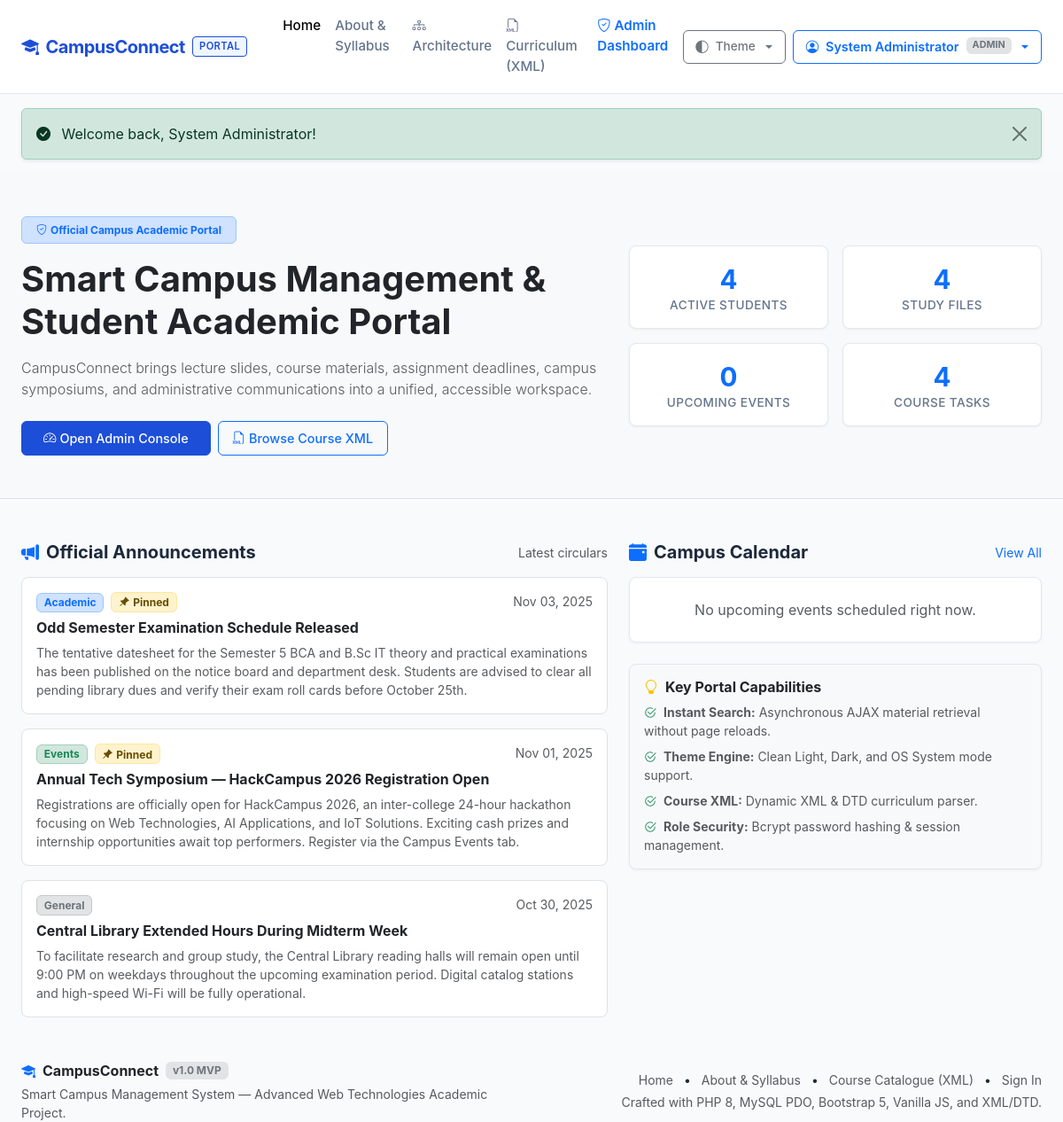
The page / (signed in) on the database its author committed.
### tables this page shows
CREATE TABLE `announcements` (
  `id` INT AUTO_INCREMENT PRIMARY KEY,
  `title` VARCHAR(200) NOT NULL,
  `content` TEXT NOT NULL,
  `category` VARCHAR(50) NOT NULL DEFAULT 'General',
  `is_pinned` TINYINT(1) NOT NULL DEFAULT 0,
  `created_by` INT NOT NULL,
  `created_at` TIMESTAMP DEFAULT CURRENT_TIMESTAMP,
  `updated_at` TIMESTAMP DEFAULT CURRENT_TIMESTAMP ON UPDATE CURRENT_TIMESTAMP,
  FOREIGN KEY (`created_by`) REFERENCES `users`(`id`) ON DELETE CASCADE,
  INDEX `idx_announcements_created` (`created_at`),
  INDEX `idx_announcements_pinned` (`is_pinned`)
);

### includes/auth.php (called while the page is built, shortened)
<?php
require_once __DIR__ . '/functions.php';
function is_logged_in(): bool {
    return !empty($_SESSION['user_id']) && !empty($_SESSION['user_role']);
}
function has_role(string $role): bool {
    return is_logged_in() && ($_SESSION['user_role'] === $role);
}

### includes/functions.php (called while the page is built, shortened)
<?php
function base_url(): string {
    static $base = null;
    if ($base !== null) {
        return $base;
    }
    $scriptName = $_SERVER['SCRIPT_NAME'] ?? '';
    $dir = dirname($scriptName);
    $dir = str_replace('\\', '/', $dir);
    $subfolders = ['/student', '/admin', '/api', '/actions', '/scripts', '/includes', '/xml'];
    $base = rtrim($dir, '/');
    return $base;
}
function url(string $path = ''): string {
    $cleanPath = ltrim($path, '/');
    $base = base_url();
    return $base . '/' . $cleanPath;
}
function e(?string $string): string {
    return htmlspecialchars($string, ENT_QUOTES | ENT_SUBSTITUTE, 'UTF-8');
}
function time_ago(?string $dateTimeStr): string {
    $timestamp = strtotime($dateTimeStr);
    $diff = time() - $timestamp;
    return date('M d, Y', $timestamp);
}
function category_badge_class(string $cat): string {
    return match (strtolower(trim($cat))) {
        'academic'    => 'bg-primary-subtle text-primary border border-primary-subtle',
        'events'      => 'bg-success-subtle text-success border border-success-subtle',
        'general'     => 'bg-secondary-subtle text-secondary border border-secondary-subtle',
        'facilities'  => 'bg-warning-subtle text-warning-emphasis border border-warning-subtle',
        'technical'   => 'bg-info-subtle text-info-emphasis border border-info-subtle',
        'competition' => 'bg-danger-subtle text-danger border border-danger-subtle',
        default       => 'bg-light text-dark border',
    };
}

### index.php (the view, shortened to what this page needs)
<?php
require_once __DIR__ . '/includes/functions.php';
require_once __DIR__ . '/includes/auth.php';
$stats = [
    'students'  => 0,
    'resources' => 0,
    'events'    => 0,
    'assignments' => 0,
];
$recentAnnouncements = [];
$upcomingEvents = [];
try {
    $pdo = get_db_connection();
    $stats['students']  = (int)$pdo->query("SELECT COUNT(*) FROM users WHERE role = 'student'")->fetchColumn();
    $stats['resources'] = (int)$pdo->query("SELECT COUNT(*) FROM resources")->fetchColumn();
    $stats['events']    = (int)$pdo->query("SELECT COUNT(*) FROM events WHERE event_date >= NOW()")->fetchColumn();
    $stats['assignments'] = (int)$pdo->query("SELECT COUNT(*) FROM assignments")->fetchColumn();
    $stmtAnn = $pdo->query("SELECT id, title, content, category, is_pinned, created_at FROM announcements ORDER BY is_pinned DESC, created_at DESC LIMIT 3");
    $recentAnnouncements = $stmtAnn->fetchAll();
    $stmtEvt = $pdo->query("SELECT id, title, description, event_date, venue, category FROM events WHERE event_date >= NOW() ORDER BY event_date ASC LIMIT 3");
    $upcomingEvents = $stmtEvt->fetchAll();
} catch (Exception $e) {
    error_log('Database query error on index.php: ' . $e->getMessage());
}
require_once __DIR__ . '/includes/header.php';
?>
<section class="py-5 bg-body-tertiary border-bottom">
  <div class="container-fluid px-3 px-lg-4">
    <div class="row align-items-center g-4">
      <div class="col-lg-7">
        <span class="badge bg-primary-subtle text-primary border border-primary-subtle px-3 py-2 mb-3">
          <i class="bi bi-shield-check me-1"></i>Official Campus Academic Portal
        </span>
        <h1 class="display-6 fw-bold text-body mb-3">
          Smart Campus Management & Student Academic Portal
        </h1>
        <p class="lead text-muted mb-4 fs-6">
          CampusConnect brings lecture slides, course materials, assignment deadlines, campus symposiums, and administrative communications into a unified, accessible workspace.
        </p>
        <div class="d-flex flex-wrap gap-2">
          <?php if (is_logged_in()): ?>
            <?php if (has_role('admin')): ?>
              <a href="<?= url('admin/dashboard.php') ?>" class="btn btn-primary px-4 py-2">
                <i class="bi bi-speedometer2 me-1"></i>Open Admin Console
              </a>
            <?php else: ?>
              <a href="<?= url('student/dashboard.php') ?>" class="btn btn-primary px-4 py-2">
                <i class="bi bi-grid-fill me-1"></i>Go to Student Dashboard
              </a>
            <?php endif; ?>
          <?php endif; ?>
          <a href="<?= url('courses.php') ?>" class="btn btn-outline-primary px-3 py-2">
            <i class="bi bi-filetype-xml me-1"></i>Browse Course XML
          </a>
        </div>
      </div>
      <div class="col-lg-5">
        <div class="row g-3">
          <div class="col-6">
            <div class="card card-custom p-3 text-center">
              <div class="stat-value text-primary"><?= number_format($stats['students']) ?></div>
              <div class="stat-label">Active Students</div>
            </div>
          </div>
          <div class="col-6">
            <div class="card card-custom p-3 text-center">
              <div class="stat-value text-primary"><?= number_format($stats['resources']) ?></div>
              <div class="stat-label">Study Files</div>
            </div>
          </div>
          <div class="col-6">
            <div class="card card-custom p-3 text-center">
              <div class="stat-value text-primary"><?= number_format($stats['events']) ?></div>
              <div class="stat-label">Upcoming Events</div>
            </div>
          </div>
          <div class="col-6">
            <div class="card card-custom p-3 text-center">
              <div class="stat-value text-primary"><?= number_format($stats['assignments']) ?></div>
              <div class="stat-label">Course Tasks</div>
            </div>
          </div>
        </div>
      </div>
    </div>
  </div>
</section>
<div class="container-fluid px-3 px-lg-4 py-5">
  <div class="row g-4">
    <div class="col-lg-7">
      <div class="d-flex justify-content-between align-items-center mb-3">
        <h5 class="fw-bold mb-0">
          <i class="bi bi-megaphone-fill text-primary me-2"></i>Official Announcements
        </h5>
        <span class="small text-muted">Latest circulars</span>
      </div>
      <?php if (empty($recentAnnouncements)): ?>
        <div class="card card-custom p-4 text-center text-muted">
          <p class="mb-0">No active circulars published at this time.</p>
        </div>
      <?php else: ?>
        <div class="d-flex flex-column gap-3">
          <?php foreach ($recentAnnouncements as $ann): ?>
            <div class="card card-custom shadow-none border">
              <div class="card-body p-3">
                <div class="d-flex justify-content-between align-items-start mb-2">
                  <div class="d-flex align-items-center gap-2 flex-wrap">
                    <span class="badge <?= category_badge_class($ann['category']) ?>"><?= e($ann['category']) ?></span>
                    <?php if ($ann['is_pinned']): ?>
                      <span class="badge bg-warning-subtle text-warning-emphasis border border-warning-subtle">
                        <i class="bi bi-pin-angle-fill me-1"></i>Pinned
                      </span>
                    <?php endif; ?>
                  </div>
                  <small class="text-muted"><?= time_ago($ann['created_at']) ?></small>
                </div>
                <h6 class="card-title fw-bold text-body mb-2"><?= e($ann['title']) ?></h6>
                <p class="card-text text-muted small mb-0"><?= nl2br(e($ann['content'])) ?></p>
              </div>
            </div>
          <?php endforeach; ?>
        </div>
      <?php endif; ?>
    </div>
    <div class="col-lg-5">
      <div class="d-flex justify-content-between align-items-center mb-3">
        <h5 class="fw-bold mb-0">
          <i class="bi bi-calendar-event-fill text-primary me-2"></i>Campus Calendar
        </h5>
        <a href="<?= url('student/events.php') ?>" class="small text-primary text-decoration-none">View All</a>
      </div>
      <?php if (empty($upcomingEvents)): ?>
        <div class="card card-custom p-4 text-center text-muted">
          <p class="mb-0">No upcoming events scheduled right now.</p>
        </div>
      <?php endif; ?>
      <div class="card card-custom mt-4 p-3 bg-body-tertiary">
        <h6 class="fw-bold mb-2"><i class="bi bi-lightbulb text-warning me-2"></i>Key Portal Capabilities</h6>
        <ul class="list-unstyled mb-0 small text-muted d-flex flex-column gap-2">
          <li><i class="bi bi-check2-circle text-success me-2"></i><strong>Instant Search:</strong> Asynchronous AJAX material retrieval without page reloads.</li>
          <li><i class="bi bi-check2-circle text-success me-2"></i><strong>Theme Engine:</strong> Clean Light, Dark, and OS System mode support.</li>
          <li><i class="bi bi-check2-circle text-success me-2"></i><strong>Course XML:</strong> Dynamic XML & DTD curriculum parser.</li>
          <li><i class="bi bi-check2-circle text-success me-2"></i><strong>Role Security:</strong> Bcrypt password hashing & session management.</li>
        </ul>
      </div>
    </div>
  </div>
</div>
<?php require_once __DIR__ . '/includes/footer.php'; ?>

### assets/css/style.css (style rules this page uses)
:root { --cc-primary: #1d4ed8; --cc-primary-hover: #1e40af; --cc-primary-subtle: #eff6ff; --cc-accent: #2563eb; --cc-body-bg: #f8fafc; --cc-card-bg: #ffffff; --cc-card-border: #e2e8f0; --cc-text-main: #1e293b; --cc-text-muted: #64748b; --cc-sidebar-bg: #ffffff; --cc-sidebar-border: #e2e8f0; --font-stack: -apple-system, BlinkMacSystemFont, "Segoe UI", Roboto, "Helvetica Neue", Arial, sans-serif; }
body { font-family: var(--font-stack); background-color: var(--cc-body-bg); color: var(--cc-text-main); min-height: 100vh; display: flex; flex-direction: column; -webkit-font-smoothing: antialiased; }
.card-custom { background-color: var(--cc-card-bg); border: 1px solid var(--cc-card-border); border-radius: 8px; box-shadow: 0 1px 3px rgba(0, 0, 0, 0.05); transition: border-color 0.15s ease; }
.stat-value { font-size: 1.85rem; font-weight: 700; line-height: 1.2; margin-top: 0.25rem; color: var(--cc-text-main); }
.stat-label { font-size: 0.85rem; font-weight: 500; color: var(--cc-text-muted); text-transform: uppercase; letter-spacing: 0.03em; }
.btn { font-weight: 500; border-radius: 6px; padding: 0.45rem 0.85rem; font-size: 0.9rem; }
.btn-primary { background-color: var(--cc-primary); border-color: var(--cc-primary); }

### rows shown on the page
announcements: category "Academic", is_pinned 1 (drawn), created_at "Nov 03, 2025", title "Odd Semester Examination Schedule Released", content "The tentative datesheet for the Semester 5 BCA and B.Sc IT theory and practical examinations has been published on the notice board and department desk. Students are advised to clear all pending library dues and verify their exam roll cards before October 25th."
announcements: category "Events", is_pinned 1 (drawn), created_at "Nov 01, 2025", title "Annual Tech Symposium — HackCampus 2026 Registration Open", content "Registrations are officially open for HackCampus 2026, an inter-college 24-hour hackathon focusing on Web Technologies, AI Applications, and IoT Solutions. Exciting cash prizes and internship opportunities await top performers. Register via the Campus Events tab."
announcements: category "General", created_at "Oct 30, 2025", title "Central Library Extended Hours During Midterm Week", content "To facilitate research and group study, the Central Library reading halls will remain open until 9:00 PM on weekdays throughout the upcoming examination period. Digital catalog stations and high-speed Wi-Fi will be fully operational."

### other values the page prints
$currentUser['name'] "System Administrator"
$currentUser['role'] "ADMIN"
$flash['message'] "Welcome back, System Administrator!"
$stats['students'] "4"
$stats['resources'] "4"
$stats['events'] "0"
$stats['assignments'] "4"
